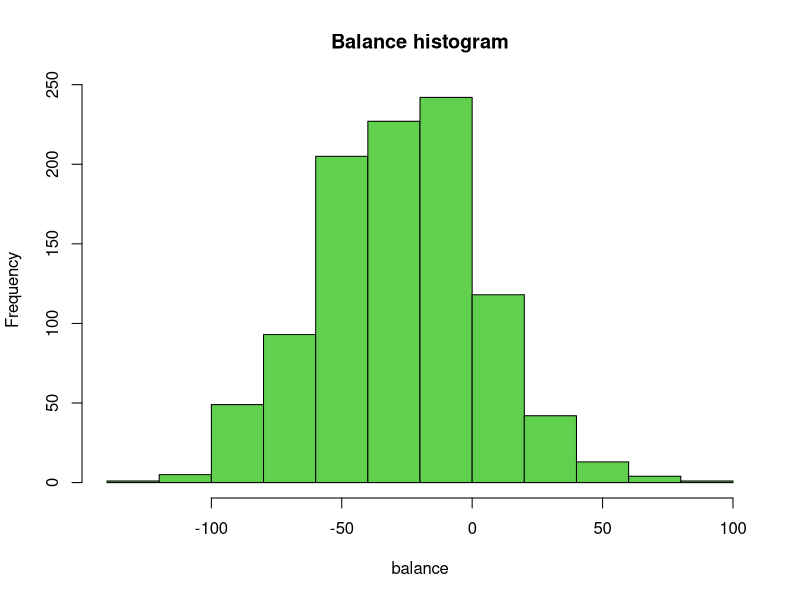

The R source for this figure:
## ---- chunk 1
roulette <- function(){
  n = 1000 #statymų skaičius
  a = 18/37 #tikimybe statant ant raudonos spalvos arba juodos
  b = 19/37 #tikimybe nepasirinktos statyti spalvos ir zalios
  winnings <- sum(sample(c(1,-1), size = n, replace=TRUE, prob=c(a,b)))
  return(winnings)
}
## ---- chunk 2
balance<-replicate(1000,roulette())
# is grafiko galime matyti, kad turi normaluji skirstini ir vidurkis truputi virs 0, o tikimybe laimeti didelia suma maza
hist(balance, main = "Balance histogram", col = 3)
mean(balance > 0) #tikimybė
## ---- chunk 3
quantile(balance, 0.25)
